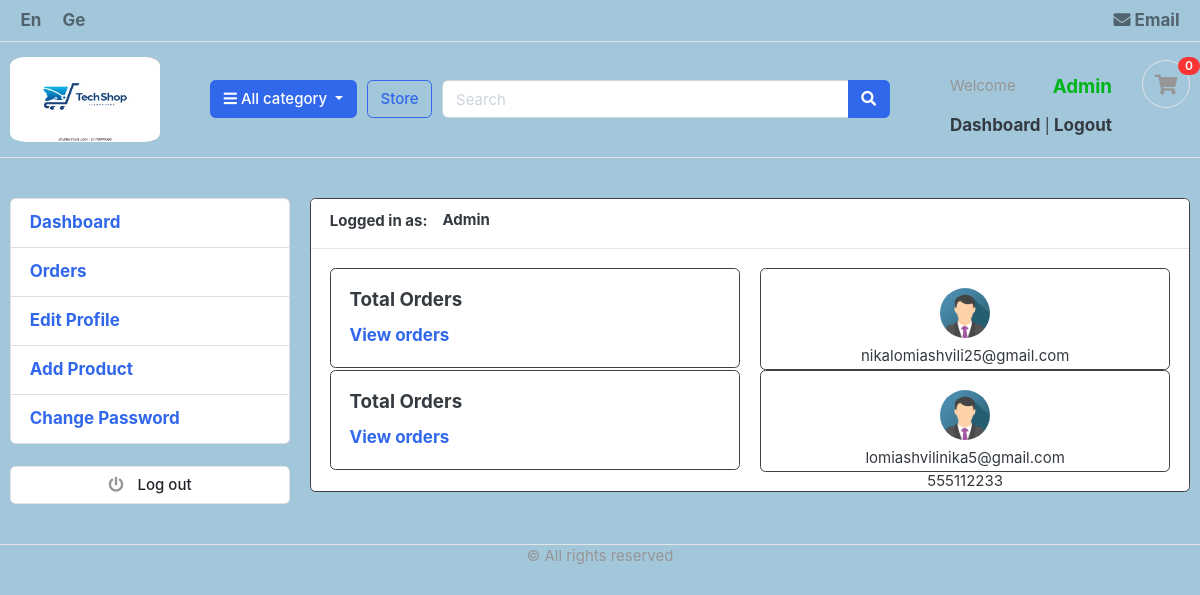
The app's page /accounts/dashboard/ (signed in) with its own data.
### accounts/models.py (models this page shows, shortened)
class Account(AbstractBaseUser):
    first_name = models.CharField(max_length=50)
    last_name = models.CharField(max_length=50)
    username = models.CharField(max_length=50, unique=True)
    email = models.EmailField(max_length=50, unique=True)
    phone_number = models.CharField(max_length=50)
    date_joined = models.DateTimeField(auto_now_add=True)
    last_login = models.DateTimeField(auto_now_add=True)
    is_admin = models.BooleanField(default=False)
    is_staff = models.BooleanField(default=False)
    is_active = models.BooleanField(default=False)
    is_superadmin = models.BooleanField(default=False)
    USERNAME_FIELD = 'email'
    REQUIRED_FIELDS = ['username', 'first_name', 'last_name']
    objects = MyAccountManager()

class UserProfile(models.Model):
    user=models.OneToOneField(Account, on_delete=models.CASCADE)
    address = models.CharField(blank=True, max_length=100)
    profile_picture = models.ImageField(upload_to='userprofile/', null=True, blank=True)
    city= models.CharField(blank=True, max_length=200)
    country=models.CharField(blank=True, max_length=200)

### accounts/views.py (the view)
# urls.py: path('dashboard/',views.dashboard, name='dashboard'),
@login_required(login_url='login')
def dashboard(request):
     orders =Order.objects.order_by('-created_at').filter(user_id=request.user.id, is_ordered=True)
     orders_count= orders.count()
     userprofile=UserProfile.objects.get(user_id=request.user.id)
     sample_product = Product.objects.first()
     if request.user.is_superadmin:
        users = Account.objects.all()
     else:
        users = [request.user]
     context ={
          'orders_count' : orders_count,
          'userprofile': userprofile,
          'users': users,
          'sample_product':sample_product,
     }
     return render(request, 'accounts/dashboard.html', context)

### cart/context_processors.py (called while the page is built)
def counter(request):
    cart_count=0
    if 'admin' in request.path:
        return {}
    else:
        try:
            cart = Cart.objects.filter(cart_id=_cart_id(request))
            if request.user.is_authenticated:
                cart_items = CartItem.objects.all().filter(user=request.user)
            else:
               cart_items= CartItem.objects.all().filter(cart=cart[:1])
            for cart_item in cart_items:
                cart_count+= cart_item.quantity
        except Cart.DoesNotExist:
            cart_count=0
    return dict(cart_count=cart_count)

### cart/views.py (called while the page is built)
def _cart_id(request):
    cart= request.session.session_key
    if not cart:
        cart = request.session.create()
    return cart

### category/context_processors.py (called while the page is built)
def menu_links(request):
    links = Category.objects.all()
    return dict(links=links)

### category/models.py (called while the page is built)
    def get_url(self):
        return reverse('products_by_category', args=[self.slug])

### templates/accounts/dashboard.html (shortened to what this page needs)
{% extends 'base.html' %}
{% block content %}
<section class="section-content padding-y bg">
    <div class="container">
        <div class="row">
            {% include 'includes/dashboard_sidebar.html' %}
            <main class="col-md-9">
                <article class="card">
                    <header class="card-header d-flex">
                        <strong class="d-inline-block mr-3">Logged in as:</strong>
                        <h6>{{ user.first_name }}</h6>
                    </header>
                    <div class="card-body">
                        {% for user in users %}
                            <div class="row">
                                <div class="col-md-6">
                                    <div class="card">
                                        <div class="card-body">
                                            <h5 class="card-title">Total Orders</h5>
                                            <a href="{% url 'my_orders' %}">View orders</a>
                                        </div>
                                    </div>
                                </div>
                                <div class="col-md-6">
                                    <div class="card">
                                        <div class="card-body" style="text-align: center; height: 100px;">
                                          {% if userprofile.profile_picture %}
                                            <img src="{{ userprofile.profile_picture.url }}" class="mb-2" alt="User profile" width="50" height="50" style="border-radius: 50%; margin-bottom: -10px;">
                                          {% else %}
                                            <p>No profile picture available</p>
                                          {% endif %}
                                            <p class="mb-0">{{ user.email }}</p>
                                            <p >{{ user.phone_number }}</p>
                                        </div>
                                    </div>
                                </div>
                            </div>
                        {% endfor %}
                    </div>
                </article>
            </main>
        </div>
    </div>
</section>
{% endblock %}

### templates/includes/navbar.html (shortened to what this page needs)
{% load static%}
<header class="section-header">
    <nav class="navbar p-md-0 navbar-expand-sm navbar-light border-bottom">
    <div class="container">
      <div class="collapse navbar-collapse" id="navbarTop4">
        {% load i18n %}
        <ul class="navbar-nav mr-auto">
            <li class="nav-item dropdown">
                <a href="#" class="nav-link">{% trans "En" %}</a>
            </li>
            <li class="nav-item dropdown">
                <a href="#" class="nav-link">{% trans "Ge" %}</a>
            </li>
        </ul>
        <ul class="navbar-nav">
            <li><a href="https://mail.google.com/mail/u/0/#inbox?compose=DmwnWsdMVpJfvjfzWgNDdfXLWMTVmQwBNMtqCvkmtnqQxRbQFDkQSmpfXlgSdlqWmlzFgVPtNVHl" class="nav-link"> <i class="fa fa-envelope"></i> Email </a></li>
        </ul>
      </div>
    </div>
    </nav>
    <section class="header-main border-bottom">
        <div class="container">
    <div class="row align-items-center">
        <div class="col-lg-2 col-md-3 col-6">
            <a href="{% url 'home' %}" class="brand-wrap">
                <img class="logo" src="{% static './images/logo1.png' %}" >
            </a>
        </div>
        <div class="col-lg col-sm col-md col-6 flex-grow-0">
            <div class="category-wrap dropdown d-inline-block float-right">
                <button type="button" class="btn btn-primary dropdown-toggle" data-toggle="dropdown">
                    <i class="fa fa-bars"></i> All category
                </button>
            </div>
        </div>
        <a href="{% url 'store' %}" class="btn btn-outline-primary">Store</a>
        <div class="col-lg  col-md-6 col-sm-12 col">
            <form action="{% url 'search' %}" class="search" method="GET">
                <div class="input-group w-100">
                    <input type="text" class="form-control" style="width:60%;" placeholder="Search" name="keyword">
                    <div class="input-group-append">
                      <button class="btn btn-primary" type="submit">
                        <i class="fa fa-search"></i>
                      </button>
                    </div>
                </div>
            </form>
        </div>
        <div class="col-lg-3 col-sm-6 col-8 order-2 order-lg-3">
                    <div class="d-flex justify-content-end mb-3 mb-lg-0">
                        {% if user.id is None %}
                        <div class="widget-header">
                            <small class="title text-muted">Welcome guest!</small>
                            <div>
                                <a href="{% url 'login' %}">Sign in</a> <span class="dark-transp"> | </span>
                                <a href="{% url 'register' %}">Register</a>
                            </div>
                        </div>
                        {% else %}
                        <div class="widget-header">
                            <div class="profile d-flex justify-content-between">
                                <p class="title text-muted mt-3">Welcome</p>
                                <h5 class="text-success text-capitalize mt-3">{{user.first_name }}</h5>
                            </div>
                            <div>
                                <a href="{% url 'dashboard' %}">Dashboard</a> <span class="dark-transp"> | </span>
                                <a href="{% url 'logout' %}">Logout</a>
                            </div>
                        </div>
                        {% endif%}
                        <a href="{% url 'cart' %}" class="widget-header pl-3 ml-3">
                            <div class="icon icon-sm rounded-circle border"><i class="fa fa-shopping-cart"></i></div>
                            <span class="badge badge-pill badge-danger notify">{{cart_count}}</span>
                        </a>
                    </div>
                </div>
    </div>
        </div>
    </section>
    </header>

### static/css/ui.css (style rules this page uses)
section, body,footer, header,.section-pagetop { background-color: #a2c6da; }
html { font-family: "Inter", sans-serif; font-size: 15px; }
.icon-xs, .icon-sm, .icon-md, .icon-lg { display: inline-block; text-align: center; flex-shrink: 0; flex-grow: 0; }
.icon-sm { width: 48px; height: 48px; line-height: 48px !important; font-size: 20px; }
.padding-y { padding-top: 40px; padding-bottom: 40px; }
article:after, .form-group:after { display: block; clear: both; content: ""; }
.bg { background-color: #f8f9fa; }
p:last-child { margin-bottom: 0; }
.header-main { position: relative; padding-top: 1rem; padding-bottom: 1rem; }
.brand-wrap .logo, .navbar-brand .logo { margin-right: 7px; max-height: 42px; display: inline-block; }
.widget-header { display: inline-block; vertical-align: middle; position: relative; }
.widget-header a { color: #343a40; }
.widget-header i { color: #969696; }
.widget-header .title { display: block; }
.widget-header .notify { position: absolute; top: -3px; right: -10px; }
.notify { position: absolute; top: -4px; right: -10px; display: inline-block; padding: 0.25em 0.6em; font-size: 12px; line-height: 1; text-align: center; border-radius: 3rem; color: #fff; background-color: #fa3434; }
.logo, tbody { min-width: 150px; min-height: 85px; border-radius: 10%; background: linear-gradient(45deg, #3498db, #dd6052); }
a { font-size: 17px; font-weight: bolder; }
.section-content { background-color: #a2c6da; }
.card,tr, th { border: 1px solid rgb(65, 64, 64); }
.card-title { background-color: white; }

### static/css/style.css (style rules this page uses)
section, body,footer, header,.section-pagetop { background-color: #a2c6da; }
.logo, tbody { min-width: 150px; min-height: 85px; border-radius: 10%; background: linear-gradient(45deg, #3498db, #dd6052); }
a { font-size: 17px; font-weight: bolder; }
.section-content { background-color: #a2c6da; }
.card,tr, th { border: 1px solid rgb(65, 64, 64); }
.card-title { background-color: white; }

### records on screen
Account: first_name "Admin", profile_picture (picture), email "nikalomiashvili25@gmail.com"
Account: profile_picture (picture), email "lomiashvilinika5@gmail.com", phone_number "555112233"

### other values on screen
{{ cart_count }} "0"
